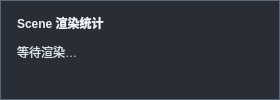
<?xml version='1.0' encoding='UTF-8'?>
<ui version="4.0">
 <class>SceneStatisticsPopup</class>
 <widget class="QWidget" name="SceneStatisticsPopup">
  <property name="windowTitle">
   <string>Scene 渲染统计</string>
  </property>
  <property name="minimumSize">
   <size>
    <width>280</width>
    <height>0</height>
   </size>
  </property>
  <property name="styleSheet">
   <string>QWidget#SceneStatisticsPopup { background:#292e36; border:1px solid #5c6878; } QLabel { color:#dce2e9; padding:3px; } QLabel#statisticsHeading { color:#f0f3f7; font-weight:bold; } QLabel#diagnosticsLabel { color:#ffd77a; }</string>
  </property>
  <layout class="QVBoxLayout" name="statisticsLayout">
   <property name="spacing">
    <number>5</number>
   </property>
   <item>
    <widget class="QLabel" name="statisticsHeading">
     <property name="text">
      <string>Scene 渲染统计</string>
     </property>
     <property name="textFormat">
      <enum>Qt::PlainText</enum>
     </property>
     <property name="textInteractionFlags">
      <set>Qt::TextSelectableByMouse</set>
     </property>
     <property name="wordWrap">
      <bool>true</bool>
     </property>
    </widget>
   </item>
   <item>
    <widget class="QLabel" name="statisticsLabel">
     <property name="text">
      <string>等待渲染…</string>
     </property>
     <property name="textFormat">
      <enum>Qt::PlainText</enum>
     </property>
     <property name="textInteractionFlags">
      <set>Qt::TextSelectableByMouse</set>
     </property>
     <property name="wordWrap">
      <bool>true</bool>
     </property>
    </widget>
   </item>
   <item>
    <widget class="QLabel" name="diagnosticsLabel">
     <property name="text">
      <string />
     </property>
     <property name="textFormat">
      <enum>Qt::PlainText</enum>
     </property>
     <property name="textInteractionFlags">
      <set>Qt::TextSelectableByMouse</set>
     </property>
     <property name="wordWrap">
      <bool>true</bool>
     </property>
    </widget>
   </item>
  </layout>
 </widget>
 <resources />
 <connections />
</ui>
